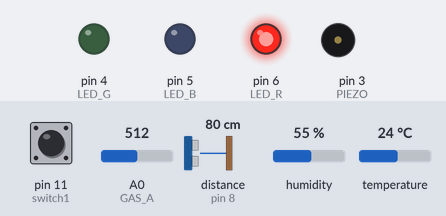
The sketch below on a simulated Arduino Uno, built with avr-gcc and run on an emulated ATmega328P. Shown: output pins drawn as LEDs (lit = HIGH), buzzer (waves = sounding, pin HIGH). Wiring (inferred from the names in the program): ultrasonic range finder: trigger pin 9; echo pin 8. Dashed ring = blinking. The test bench sets the inputs (shaded band); at power-on: A0 (GAS_A) = 512, distance to the obstacle (sensor on pin 8) 80 cm, pin 11 (switch1) HIGH, humidity 55 %, temperature 24 °C. The echo pulse lasts 58.3 µs per cm; pins used as bus, display or sensor lines are not drawn; what the sketch prints to the serial monitor is not drawn.

Above: at 2.2 s.
2.3 s: A0 (GAS_A) set to 216
3.8 s: A0 (GAS_A) set to 189
At 5.5 s:
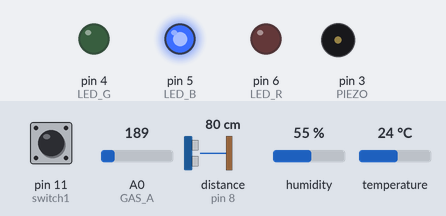
5.8 s: distance to the obstacle (sensor on pin 8) set to 7 cm
7.3 s: distance to the obstacle (sensor on pin 8) set to 4 cm
At 7.6 s:
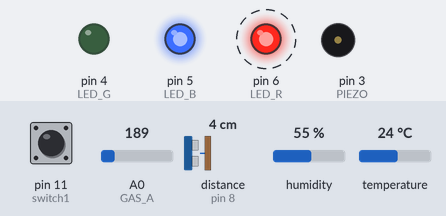
10.8 s: pin 11 (switch1) pulled LOW for 0.65 s
At 11.01 s:
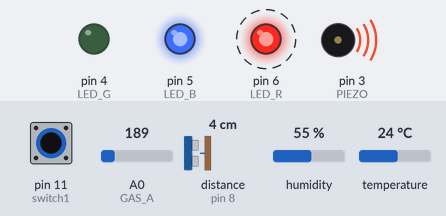
14.3 s: distance to the obstacle (sensor on pin 8) set to 9 cm
At 14.3 s:
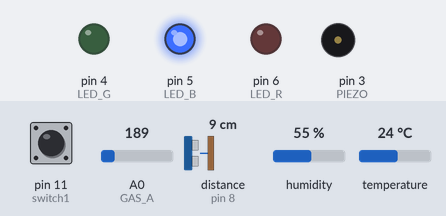
Timing chart, 0 to 16.8 s (numbered marks = the images above; inputs shaded):
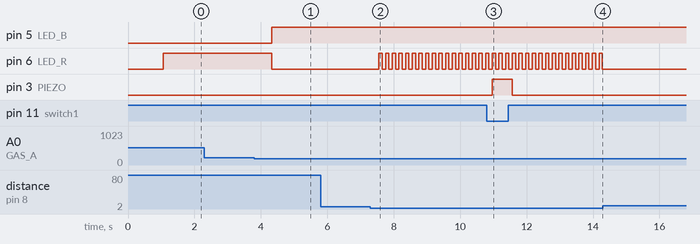

The sketch:

09_gas_03.ino
```cpp
# include "DHT.h"

#define DHTPIN 2
#define DHTTYPE DHT11
#define GAS_A A0

#define LED_R 6
#define LED_G 4
#define LED_B 5

#define TRIG 9 //초음파 쏘는 곳 (수신부)
#define ECHO 8 //송신 받는 곳


#define switch1 11
#define PIEZO 3

DHT dht(DHTPIN, DHTTYPE);

float getDitance() { // 실수 값을 반환하는 함수를 만들 때
  digitalWrite(TRIG, HIGH);
  delayMicroseconds(10);
  digitalWrite(TRIG, LOW);

  float duration = pulseIn(ECHO, HIGH);
  float distance = ((34000*duration)/1000000)/2;

  return distance; // 초음파센서가 측정한 거리 값을 받음
}

void setup() {
  Serial.begin(9600);
  dht.begin();
  Serial.println("히터 가열");
  delay(1000);
  pinMode(GAS_A, INPUT);
  pinMode(LED_R, OUTPUT);
  pinMode(LED_G, OUTPUT);
  pinMode(LED_B, OUTPUT);
  pinMode(TRIG, OUTPUT);
  pinMode(ECHO, INPUT);
  pinMode(PIEZO, OUTPUT);
  pinMode(switch1, INPUT_PULLUP);

}

void loop() {
  float sensorAvalue = analogRead(GAS_A);
  float distance = getDitance();
  float h = dht.readHumidity();
  float c = dht.readTemperature();
  int SW1 = digitalRead(switch1);
  Serial.print("아날로그 센서입력: ");
  Serial.print(sensorAvalue);
  Serial.println("습도: " + String(h) + "% | 섭씨 온도:  " + String(c));
  Serial.print(distance);
  Serial.println("cm");
  delay(10);


  if (sensorAvalue > 200 ) {
    digitalWrite(LED_R, HIGH);
    digitalWrite(LED_B, LOW);
    digitalWrite(LED_G, LOW);
    Serial.print(" |연기감지! ");
    Serial.println("");
  }
  else if (sensorAvalue > 30) {
    digitalWrite(LED_B, HIGH);
    digitalWrite(LED_G, LOW);
    digitalWrite(LED_R, LOW);

  }
  else {
    digitalWrite(LED_R, LOW);
    digitalWrite(LED_G, HIGH);
    digitalWrite(LED_B, LOW);
  }


  while (distance < 5){
    digitalWrite(LED_R, HIGH);
    delay(100);
    digitalWrite(LED_R, LOW);
    delay(100);

    int SW1 = digitalRead(switch1);

    if(SW1 == LOW) {
    Serial.println("Switch 눌림");
    digitalWrite(PIEZO, HIGH);
    }

    else { digitalWrite(PIEZO, LOW); }

    distance = getDitance();
  }
  delay(500);
}
```

Measured:
- the behaviour switches between 201 and 200 on A0 (GAS_A) (found by bisection; images 0 and 1)
- the behaviour switches between 6 and 5 cm on distance to the obstacle (sensor on pin 8) (found by bisection; images 1 and 2)
- after the input at 2.3 s, every drawn part: stays the same
- after the input at 3.8 s, pin 5 (LED_B): LOW → HIGH after 0.53 s; pin 6 (LED_R): HIGH → LOW after 0.53 s
- after the input at 5.8 s, every drawn part: stays the same
- after the input at 7.3 s, pin 6 (LED_R): alternates HIGH for 0.10 s and LOW for 0.10 s, starting after 0.25 s
- after the input at 10.8 s, pin 3 (PIEZO): LOW → HIGH after 0.17 s, → LOW 0.60 s later
- after the input at 14.3 s, pin 6 (LED_R): stops changing and stays LOW
